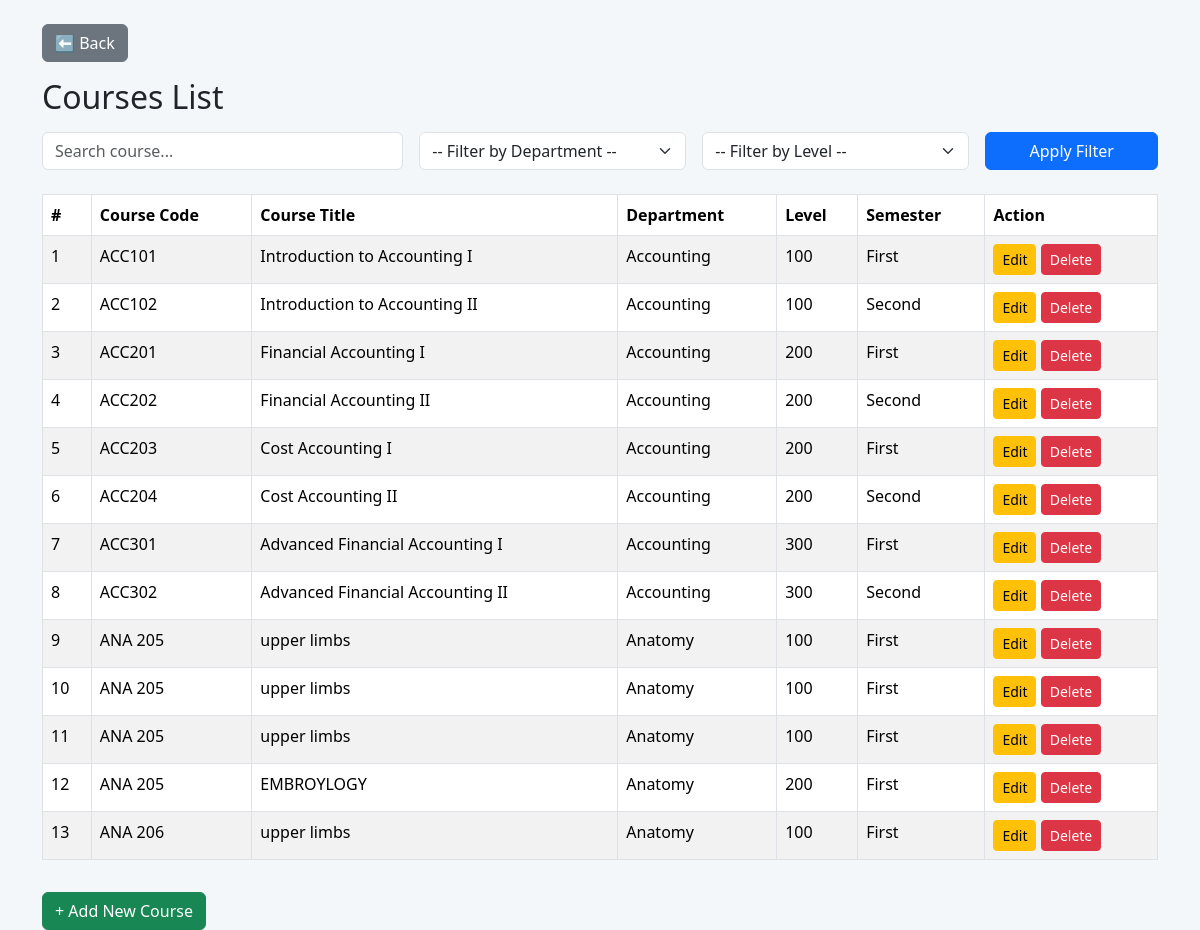
/admin/view_course.php (signed in), run on the app's committed database.
### tables this page shows
CREATE TABLE `courses` (
  `id` int(11) NOT NULL,
  `department` varchar(100) NOT NULL,
  `course_code` varchar(20) NOT NULL,
  `course_title` varchar(150) NOT NULL,
  `level` enum('100','200','300','400','500','600') NOT NULL,
  `semester` enum('First','Second') NOT NULL
);

### admin/view_course.php (the view, shortened to what this page needs)
<?php
include '../includes/connect.php';
$search = $_GET['search'] ?? "";
$query = "SELECT * FROM courses WHERE 1";
$query .= " ORDER BY course_code ASC";
$courses = $conn->query($query);
?>
<!DOCTYPE html>
<html>
<head>
    <link href="../assets/css/bootstrap.min.css" rel="stylesheet">
</head>
<body>
<div class="container mt-4">
    <a href="dashboard.php" class="btn btn-secondary mb-3">⬅ Back</a>
    <h2 class="mb-3">Courses List</h2>
    <form method="GET" class="row g-3 mb-4">
        <div class="col-md-4">
            <input type="text" name="search" value="<?= htmlspecialchars($search); ?>"
                   class="form-control" placeholder="Search course...">
        </div>
        <div class="col-md-3">
            <select name="department" class="form-select">
                <option value="">-- Filter by Department --</option>
            </select>
        </div>
        <div class="col-md-3">
            <select name="level" class="form-select">
                <option value="">-- Filter by Level --</option>
            </select>
        </div>
        <div class="col-md-2">
            <button class="btn btn-primary w-100">Apply Filter</button>
        </div>
    </form>
    <table class="table table-bordered table-striped">
        <thead>
        <tr>
            <th>#</th>
            <th>Course Code</th>
            <th>Course Title</th>
            <th>Department</th>
            <th>Level</th>
            <th>Semester</th>
            <th>Action</th>
        </tr>
        </thead>
        <tbody>
        <?php
        $sn = 1;
        if ($courses->num_rows > 0) {
            while ($row = $courses->fetch_assoc()) { ?>
                <tr>
                    <td><?= $sn++; ?></td>
                    <td><?= $row['course_code']; ?></td>
                    <td><?= $row['course_title']; ?></td>
                    <td><?= $row['department']; ?></td>
                    <td><?= $row['level']; ?></td>
                    <td><?= $row['semester']; ?></td>
                    <td>
                        <a href="edit_course.php?id=<?= $row['id']; ?>"
                           class="btn btn-warning btn-sm">Edit</a>
                        <a href="view_course.php?delete=<?= $row['id']; ?>"
                           class="btn btn-danger btn-sm"
                           onclick="return confirm('Are you sure you want to delete this course?')">
                           Delete
                        </a>
                    </td>
                </tr>
        <?php }
        } else { ?>
            <tr>
                <td colspan="7" class="text-center text-danger">No courses found!</td>
            </tr>
        <?php } ?>
        </tbody>
    </table>
    <a href="add_course.php" class="btn btn-success mt-3">+ Add New Course</a>
</div>
</body>
</html>

### admin/view_course.php (style rules this page uses)
body { background:#f4f7f9; }
.table thead { background:#1e3a8a; color:white; }

### data on the page
courses: course_code "ACC101", course_title "Introduction to Accounting I", department "Accounting", level "100", semester "First"
courses: course_code "ACC102", course_title "Introduction to Accounting II", department "Accounting", level "100", semester "Second"
courses: course_code "ACC201", course_title "Financial Accounting I", department "Accounting", level "200", semester "First"
courses: course_code "ACC202", course_title "Financial Accounting II", department "Accounting", level "200", semester "Second"
courses: course_code "ACC203", course_title "Cost Accounting I", department "Accounting", level "200", semester "First"
courses: course_code "ACC204", course_title "Cost Accounting II", department "Accounting", level "200", semester "Second"
courses: course_code "ACC301", course_title "Advanced Financial Accounting I", department "Accounting", level "300", semester "First"
courses: course_code "ACC302", course_title "Advanced Financial Accounting II", department "Accounting", level "300", semester "Second"
courses: course_code "ANA 205", course_title "upper limbs", department "Anatomy", level "100", semester "First"
courses: course_code "ANA 205", course_title "upper limbs", department "Anatomy", level "100", semester "First"
courses: course_code "ANA 205", course_title "upper limbs", department "Anatomy", level "100", semester "First"
courses: course_code "ANA 205", course_title "EMBROYLOGY", department "Anatomy", level "200", semester "First"
courses: course_code "ANA 206", course_title "upper limbs", department "Anatomy", level "100", semester "First"
